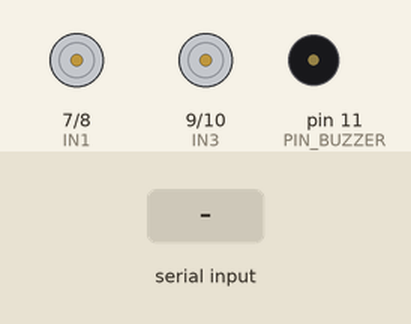
Recording of a sketch running on a simulated Arduino Uno, built with avr-gcc and run on an emulated ATmega328P. On the bench: motor-driver pin pairs drawn as motors (green arrow = first pin HIGH = forward, orange = second pin HIGH = backward, longer = more drive, scaled by the enable pin), buzzer (waves = sounding). The inputs (shaded band) are chosen by the test bench.

Above: at 1.2 s.
1.3 s: "A" received over Serial
At 2.1 s:
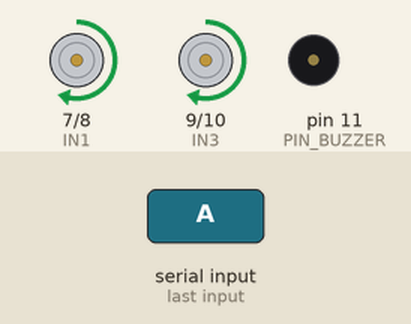
2.8 s: "S" received over Serial
At 3.3 s:
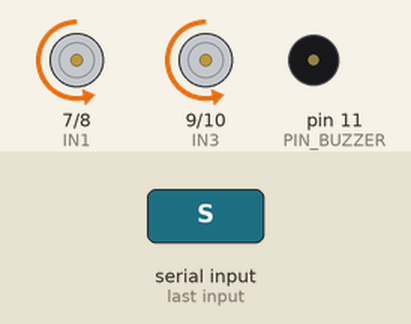
4.3 s: "D" received over Serial
At 5.5 s:
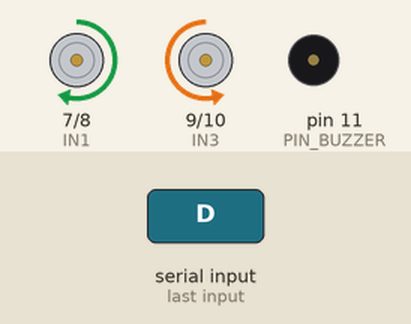
5.8 s: "I" received over Serial
At 6.7 s:
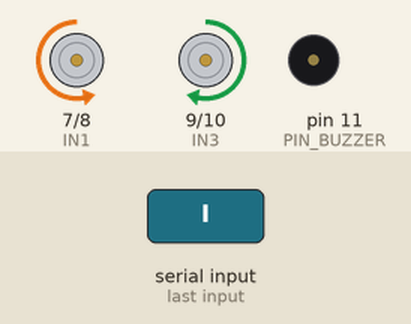
7.3 s: "E" received over Serial
At 7.9 s:
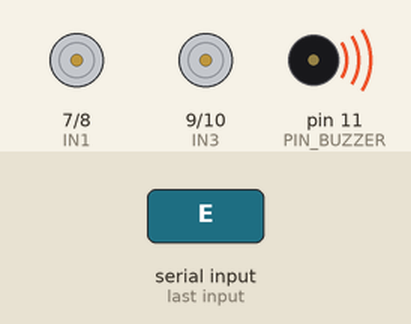
Timing chart, 0 to 9.8 s (numbered marks = the images above; inputs shaded):
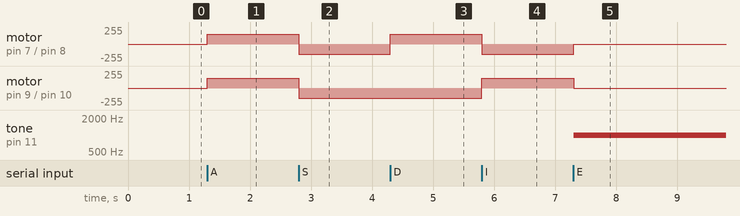

Measured:
- after the input at 1.3 s, motor on pin 7 (IN1) / pin 8 (IN2), motor on pin 9 (IN3) / pin 10 (IN4): stopped → forward 150/255 at once
- after the input at 2.8 s, motor on pin 7 (IN1) / pin 8 (IN2), motor on pin 9 (IN3) / pin 10 (IN4): forward 150/255 → backward 150/255 at once
- after the input at 4.3 s, motor on pin 7 (IN1) / pin 8 (IN2): backward 150/255 → forward 150/255 at once
- after the input at 5.8 s, motor on pin 7 (IN1) / pin 8 (IN2): forward 150/255 → backward 150/255 at once; motor on pin 9 (IN3) / pin 10 (IN4): backward 150/255 → forward 150/255 at once
- after the input at 7.3 s, motor on pin 7 (IN1) / pin 8 (IN2): backward 150/255 → stopped at once; motor on pin 9 (IN3) / pin 10 (IN4): forward 150/255 → stopped at once; tone on pin 11 (PIN_BUZZER): silent → 1000 Hz at once

The sketch:

Arduino-codigo.ino
```cpp
// ==========================================
// FIRMWARE: MÚSCULOS DEL ROVER (Arduino Uno)
// ==========================================

// --- 1. PINES DEL PUENTE H (L298N) ---
// Motor Izquierdo
const int ENA = 5;  // Pin PWM (debe tener el símbolo ~ en el Arduino)
const int IN1 = 7;  // Dirección 1
const int IN2 = 8;  // Dirección 2

// Motor Derecho
const int ENB = 6;  // Pin PWM (debe tener el símbolo ~ en el Arduino)
const int IN3 = 9;  // Dirección 1
const int IN4 = 10; // Dirección 2

// --- 2. PIN DE LA ALARMA MÉDICA ---
const int PIN_BUZZER = 11;

// Velocidad base de los motores (Rango: 0 a 255)
// 150 es una velocidad estable para que la cámara no tiemble demasiado
int velocidad = 150;

void setup() {
  // Abrir el canal de comunicación con el Cerebro (Python)
  Serial.begin(9600);

  // Configurar todos los pines como salida (Músculos)
  pinMode(ENA, OUTPUT);
  pinMode(IN1, OUTPUT);
  pinMode(IN2, OUTPUT);

  pinMode(ENB, OUTPUT);
  pinMode(IN3, OUTPUT);
  pinMode(IN4, OUTPUT);

  pinMode(PIN_BUZZER, OUTPUT);

  // Bloqueo de seguridad: Iniciar con motores apagados
  detenerMotores();
}

void loop() {
  // ¿Python nos mandó una letra por el cable USB?
  if (Serial.available() > 0) {
    char comando = Serial.read();

    // Máquina de estados
    switch (comando) {
      case 'A': // Avanzar
        noTone(PIN_BUZZER);
        avanzar();
        break;

      case 'S': // Reversa
        noTone(PIN_BUZZER);
        reversa();
        break;

      case 'D': // Derecha
        noTone(PIN_BUZZER);
        girarDerecha();
        break;

      case 'I': // Izquierda
        noTone(PIN_BUZZER);
        girarIzquierda();
        break;

      case 'P': // Paro Total (Standby)
        noTone(PIN_BUZZER);
        detenerMotores();
        break;

      case 'E': // EMERGENCIA (IA detectó paciente caído)
        detenerMotores();       // 1. Frenar en seco
        tone(PIN_BUZZER, 1000); // 2. Disparar alarma a 1000 Hz
        break;
    }
  }
}

// ==========================================
// FUNCIONES DE TRACCIÓN DIFERENCIAL
// ==========================================

void avanzar() {
  digitalWrite(IN1, HIGH);
  digitalWrite(IN2, LOW);
  digitalWrite(IN3, HIGH);
  digitalWrite(IN4, LOW);
  analogWrite(ENA, velocidad);
  analogWrite(ENB, velocidad);
}

void reversa() {
  digitalWrite(IN1, LOW);
  digitalWrite(IN2, HIGH);
  digitalWrite(IN3, LOW);
  digitalWrite(IN4, HIGH);
  analogWrite(ENA, velocidad);
  analogWrite(ENB, velocidad);
}

void girarIzquierda() {
  // Llanta Izquierda en reversa, Llanta Derecha hacia adelante
  digitalWrite(IN1, LOW);
  digitalWrite(IN2, HIGH);
  digitalWrite(IN3, HIGH);
  digitalWrite(IN4, LOW);
  analogWrite(ENA, velocidad);
  analogWrite(ENB, velocidad);
}

void girarDerecha() {
  // Llanta Izquierda hacia adelante, Llanta Derecha en reversa
  digitalWrite(IN1, HIGH);
  digitalWrite(IN2, LOW);
  digitalWrite(IN3, LOW);
  digitalWrite(IN4, HIGH);
  analogWrite(ENA, velocidad);
  analogWrite(ENB, velocidad);
}

void detenerMotores() {
  digitalWrite(IN1, LOW);
  digitalWrite(IN2, LOW);
  digitalWrite(IN3, LOW);
  digitalWrite(IN4, LOW);
  analogWrite(ENA, 0);
  analogWrite(ENB, 0);
}
```
